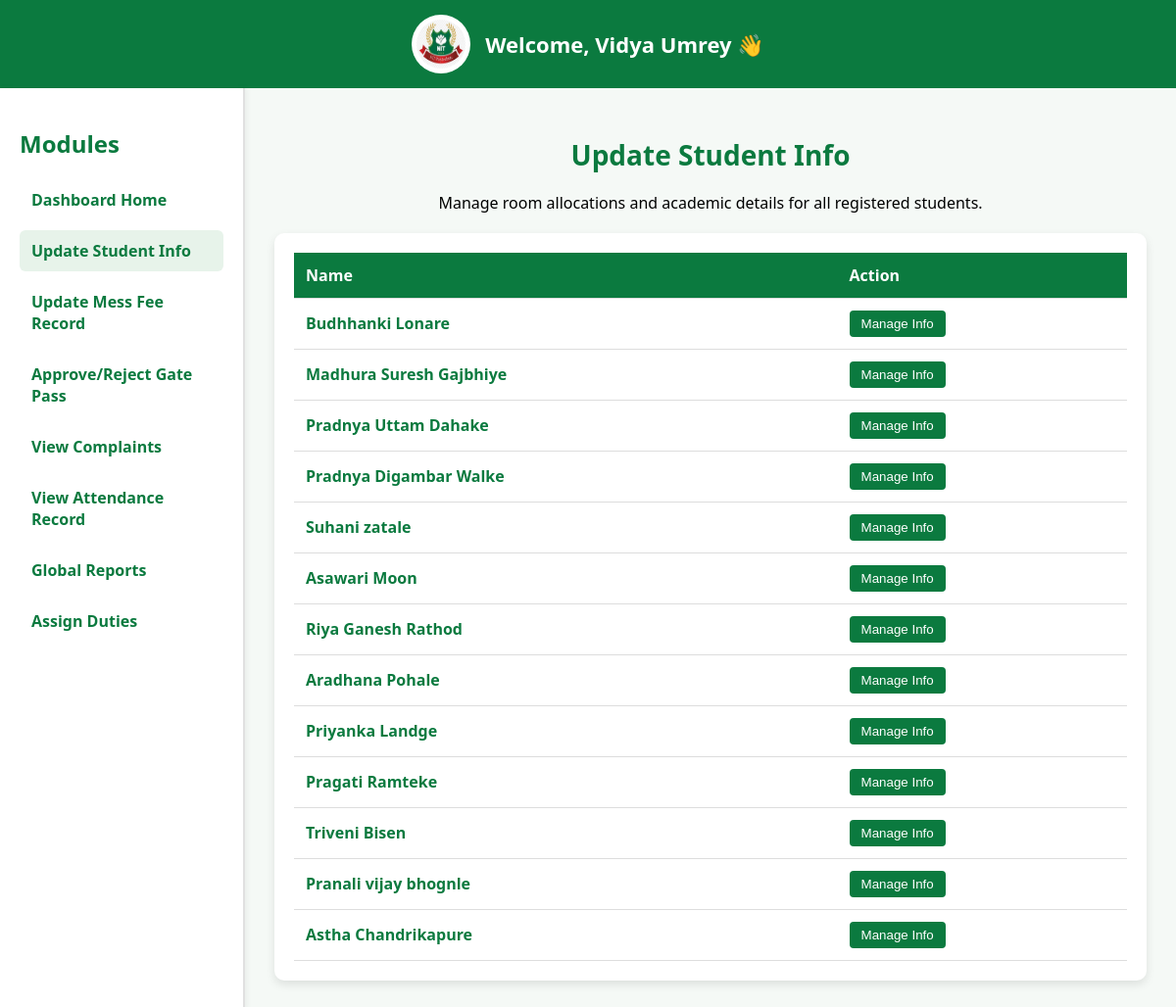
The app's page /admin_student_info.php (signed in) with its own data.
### tables this page shows
CREATE TABLE `students_info` (
  `id` int NOT NULL,
  `user_id` int NOT NULL,
  `student_name` varchar(100) NOT NULL,
  `college_name` varchar(100) DEFAULT NULL,
  `department_name` varchar(100) DEFAULT NULL,
  `room_no` varchar(50) DEFAULT NULL,
  `academic_year` varchar(50) DEFAULT NULL,
  `college_type` enum('Polytechnic','Engineering') DEFAULT NULL,
  `department` varchar(100) DEFAULT NULL,
  `parent_name` varchar(100) DEFAULT NULL,
  `parent_mobile` varchar(20) DEFAULT NULL,
  `student_mobile` varchar(20) DEFAULT NULL,
  `profile_photo` varchar(255) DEFAULT NULL,
  `course_type` enum('Engineering','Polytechnic') DEFAULT NULL,
  `npoly_id` varchar(50) DEFAULT NULL
);

CREATE TABLE `users` (
  `id` int NOT NULL,
  `fullname` varchar(100) DEFAULT NULL,
  `email` varchar(100) DEFAULT NULL,
  `password` varchar(100) DEFAULT NULL,
  `role` enum('admin','warden','student','hod','principal_poly','principal_engg','incharge_poly','incharge_engg') NOT NULL,
  `college_name` varchar(100) DEFAULT NULL,
  `department_name` varchar(100) DEFAULT NULL,
  `created_at` timestamp NULL DEFAULT CURRENT_TIMESTAMP
);

### admin_student_info.php (the view, shortened to what this page needs)
<?php
include("db.php");
$college_type = $_SESSION['college_type'] ?? null;
if ($college_type) {
    $query = "SELECT u.id, u.fullname, u.email, s.npoly_id, s.room_no, s.academic_year, s.college_name, s.parent_name, s.parent_mobile, s.student_mobile
              FROM users u
              LEFT JOIN students_info s ON u.id = s.user_id
              WHERE u.role = 'student' AND s.college_type = ?";
    $stmt = $conn->prepare($query);
    $stmt->bind_param("s", $college_type);
    $stmt->execute();
    $result = $stmt->get_result();
} else {
    $query = "SELECT u.id, u.fullname, u.email, s.npoly_id, s.room_no, s.academic_year, s.college_name, s.parent_name, s.parent_mobile, s.student_mobile
              FROM users u
              LEFT JOIN students_info s ON u.id = s.user_id
              WHERE u.role = 'student'";
    $result = $conn->query($query);
}
?>
<!DOCTYPE html>
<html lang="en">
<head>
    <link rel="stylesheet" href="admin.css">
    <link rel="stylesheet" href="responsive.css">
</head>
<body>
    <header>
        <img src="nit_logo.png.jpg" alt="NIT Logo">
        Welcome, <?php echo $_SESSION['username']; ?> 👋
    </header>
    <div class="dashboard">
        <div class="sidebar">
            <h2>Modules</h2>
            <a href="admin.php">Dashboard Home</a>
            <a href="admin_student_info.php" style="background: #e7f3ea;">Update Student Info</a>
            <a href="admin_mess_fee.php">Update Mess Fee Record</a>
            <a href="admin_gatepass.php">Approve/Reject Gate Pass</a>
            <a href="admin_complaints.php">View Complaints</a>
            <a href="admin_attendance.php">View Attendance Record</a>
            <a href="admin_reports.php">Global Reports</a>
            <a href="admin_warden_duties.php">Assign Duties</a>
</div>
        <div class="content">
            <h1>Update Student Info</h1>
            <p>Manage room allocations and academic details for all registered students.</p>
            <div class="table-container">
                <table>
                    <thead>
                        <tr>
                            <th>Name</th>
                            <th>Action</th>
                        </tr>
                    </thead>
                    <tbody>
                        <?php if($result->num_rows > 0): ?>
                            <?php while($row = $result->fetch_assoc()): ?>
                                    <tr>
                                        <td>
                                            <a href="view_student_details.php?id=<?php echo $row['id']; ?>" style="text-decoration:none; color:#0b7a3f; font-weight:bold;">
                                                <?php echo htmlspecialchars($row['fullname']); ?>
                                            </a>
                                        </td>
                                        <td>
                                            <button class="update-btn" onclick="window.location.href='view_student_details.php?id=<?php echo $row['id']; ?>'">Manage Info</button>
                                        </td>
                                    </tr>
                            <?php endwhile; ?>
                        <?php else: ?>
                            <tr><td colspan="2" style="text-align:center;">No students registered yet.</td></tr>
                        <?php endif; ?>
                    </tbody>
                </table>
            </div>
        </div>
    </div>
</body>
</html>

### admin.css (style rules this page uses)
body { font-family: "Segoe UI", sans-serif; margin: 0; background: #f5f9f6; }
header { background: #0b7a3f; color: white; text-align: center; padding: 15px; font-size: 22px; font-weight: bold; display: flex; align-items: center; justify-content: center; gap: 15px; }
header img { width: 60px; height: 60px; border-radius: 50%; background: white; padding: 5px; }
.dashboard { display: flex; min-height: 90vh; }
.sidebar { width: 250px; background: #ffffff; padding: 20px; border-right: 2px solid #e0e0e0; box-shadow: 2px 0 6px rgba(0, 0, 0, 0.05); }
.sidebar h2 { color: #0b7a3f; margin-bottom: 20px; }
.sidebar a { display: block; text-decoration: none; color: #0b7a3f; font-weight: 600; margin: 10px 0; padding: 10px 12px; border-radius: 6px; transition: 0.3s; }
.content { flex: 1; padding: 30px; text-align: center; }
.content h1 { color: #0b7a3f; font-size: 28px; }
.table-container { width: 100%; overflow-x: auto; -webkit-overflow-scrolling: touch; margin-top: 20px; border-radius: 8px; box-shadow: 0 2px 8px rgba(0,0,0,0.05); }
table { min-width: 600px; }

### responsive.css (style rules this page uses)
*, *::before, *::after { box-sizing: border-box; }
img { max-width: 100%; height: auto; }

### admin_student_info.php (style rules this page uses)
.table-container { background: white; padding: 20px; border-radius: 10px; box-shadow: 0 4px 10px rgba(0,0,0,0.1); margin-top: 20px; overflow-x: auto; }
table { width: 100%; border-collapse: collapse; }
th, td { text-align: left; padding: 12px; border-bottom: 1px solid #ddd; }
th { background-color: #0b7a3f; color: white; }
.update-btn { background: #0b7a3f; color: white; border: none; padding: 6px 12px; border-radius: 4px; cursor: pointer; }

### records on screen
students_info: user.fullname "Budhhanki Lonare"
students_info: user.fullname "Madhura Suresh Gajbhiye"
students_info: user.fullname "Pradnya Uttam Dahake"
students_info: user.fullname "Pradnya Digambar Walke"
students_info: user.fullname "Suhani zatale"
students_info: user.fullname "Asawari Moon"
students_info: user.fullname "Riya Ganesh Rathod"
students_info: user.fullname "Aradhana Pohale"
students_info: user.fullname "Priyanka Landge"
students_info: user.fullname "Pragati Ramteke"
students_info: user.fullname "Triveni Bisen"
users: fullname "Pranali vijay bhognle"
students_info: user.fullname "Astha Chandrikapure"

### other values on screen
$_SESSION['username'] "Vidya Umrey"
